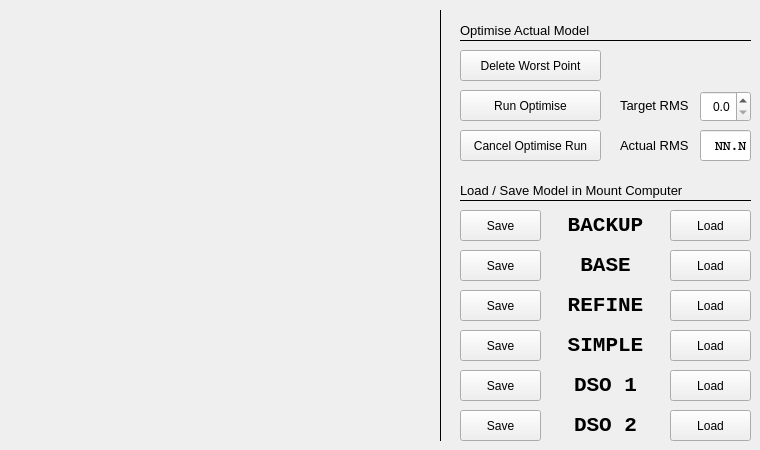
   <widget class="QWidget" name="tab_8">
    <attribute name="title">
     <string>Manage Model</string>
    </attribute>
    <widget class="QLabel" name="label_37">
     <property name="geometry">
      <rect>
       <x>620</x>
       <y>90</y>
       <width>71</width>
       <height>31</height>
      </rect>
     </property>
     <property name="font">
      <font>
       <pointsize>10</pointsize>
      </font>
     </property>
     <property name="text">
      <string>Target RMS</string>
     </property>
    </widget>
    <widget class="QPushButton" name="btn_runTargetRMSAlignment">
     <property name="geometry">
      <rect>
       <x>460</x>
       <y>90</y>
       <width>141</width>
       <height>31</height>
      </rect>
     </property>
     <property name="toolTip">
      <string>Deletes worst point of actual model until error is below target RMS</string>
     </property>
     <property name="text">
      <string>Run Optimise</string>
     </property>
    </widget>
    <widget class="QDoubleSpinBox" name="targetRMS">
     <property name="geometry">
      <rect>
       <x>700</x>
       <y>91</y>
       <width>51</width>
       <height>31</height>
      </rect>
     </property>
     <property name="alignment">
      <set>Qt::AlignRight|Qt::AlignTrailing|Qt::AlignVCenter</set>
     </property>
     <property name="decimals">
      <number>1</number>
     </property>
     <property name="maximum">
      <double>30.000000000000000</double>
     </property>
     <property name="singleStep">
      <double>0.100000000000000</double>
     </property>
    </widget>
    <widget class="QPushButton" name="btn_saveBackupModel">
     <property name="geometry">
      <rect>
       <x>460</x>
       <y>210</y>
       <width>81</width>
       <height>31</height>
      </rect>
     </property>
     <property name="toolTip">
      <string>Saves actual model und name &quot;BACKUP&quot; in mount</string>
     </property>
     <property name="text">
      <string>Save</string>
     </property>
    </widget>
    <widget class="QPushButton" name="btn_loadBackupModel">
     <property name="geometry">
      <rect>
       <x>670</x>
       <y>210</y>
       <width>81</width>
       <height>31</height>
      </rect>
     </property>
     <property name="toolTip">
      <string>Restores the actual model from stored model with name &quot;BACKUP&quot;</string>
     </property>
     <property name="text">
      <string>Load</string>
     </property>
    </widget>
    <widget class="Line" name="line_18">
     <property name="geometry">
      <rect>
       <x>460</x>
       <y>190</y>
       <width>291</width>
       <height>21</height>
      </rect>
     </property>
     <property name="frameShadow">
      <enum>QFrame::Plain</enum>
     </property>
     <property name="orientation">
      <enum>Qt::Horizontal</enum>
     </property>
    </widget>
    <widget class="QPushButton" name="btn_loadSimpleModel">
     <property name="geometry">
      <rect>
       <x>670</x>
       <y>330</y>
       <width>81</width>
       <height>31</height>
      </rect>
     </property>
     <property name="toolTip">
      <string>Restores the actual model from stored model with name &quot;SIMPLE&quot;</string>
     </property>
     <property name="text">
      <string>Load</string>
     </property>
    </widget>
    <widget class="QPushButton" name="btn_saveSimpleModel">
     <property name="geometry">
      <rect>
       <x>460</x>
       <y>330</y>
       <width>81</width>
       <height>31</height>
      </rect>
     </property>
     <property name="toolTip">
      <string>Saves actual model und name &quot;SIMPLE&quot; in mount</string>
     </property>
     <property name="text">
      <string>Save</string>
     </property>
    </widget>
    <widget class="QPushButton" name="btn_deleteWorstPoint">
     <property name="geometry">
      <rect>
       <x>460</x>
       <y>50</y>
       <width>141</width>
       <height>31</height>
      </rect>
     </property>
     <property name="toolTip">
      <string>&lt;html&gt;&lt;head/&gt;&lt;body&gt;&lt;p&gt;Deletes worst point of actual model.&lt;/p&gt;&lt;/body&gt;&lt;/html&gt;</string>
     </property>
     <property name="text">
      <string>Delete Worst Point</string>
     </property>
    </widget>
    <widget class="Line" name="line_44">
     <property name="geometry">
      <rect>
       <x>460</x>
       <y>30</y>
       <width>291</width>
       <height>21</height>
      </rect>
     </property>
     <property name="frameShadow">
      <enum>QFrame::Plain</enum>
     </property>
     <property name="orientation">
      <enum>Qt::Horizontal</enum>
     </property>
    </widget>
    <widget class="QLabel" name="label_124">
     <property name="geometry">
      <rect>
       <x>460</x>
       <y>20</y>
       <width>161</width>
       <height>21</height>
      </rect>
     </property>
     <property name="font">
      <font>
       <pointsize>10</pointsize>
      </font>
     </property>
     <property name="text">
      <string>Optimise Actual Model</string>
     </property>
    </widget>
    <widget class="QLabel" name="label_125">
     <property name="geometry">
      <rect>
       <x>460</x>
       <y>180</y>
       <width>241</width>
       <height>21</height>
      </rect>
     </property>
     <property name="font">
      <font>
       <pointsize>10</pointsize>
      </font>
     </property>
     <property name="text">
      <string>Load / Save Model in Mount Computer</string>
     </property>
    </widget>
    <widget class="QPushButton" name="btn_loadBaseModel">
     <property name="geometry">
      <rect>
       <x>670</x>
       <y>250</y>
       <width>81</width>
       <height>31</height>
      </rect>
     </property>
     <property name="toolTip">
      <string>Restores the actual model from stored model with name &quot;SIMPLE&quot;</string>
     </property>
     <property name="text">
      <string>Load</string>
     </property>
    </widget>
    <widget class="QPushButton" name="btn_saveBaseModel">
     <property name="geometry">
      <rect>
       <x>460</x>
       <y>250</y>
       <width>81</width>
       <height>31</height>
      </rect>
     </property>
     <property name="toolTip">
      <string>Saves actual model und name &quot;SIMPLE&quot; in mount</string>
     </property>
     <property name="text">
      <string>Save</string>
     </property>
    </widget>
    <widget class="QLabel" name="label_126">
     <property name="geometry">
      <rect>
       <x>550</x>
       <y>210</y>
       <width>111</width>
       <height>31</height>
      </rect>
     </property>
     <property name="font">
      <font>
       <family>Courier New</family>
       <pointsize>16</pointsize>
       <weight>75</weight>
       <bold>true</bold>
      </font>
     </property>
     <property name="text">
      <string>BACKUP</string>
     </property>
     <property name="alignment">
      <set>Qt::AlignCenter</set>
     </property>
    </widget>
    <widget class="QLabel" name="label_127">
     <property name="geometry">
      <rect>
       <x>550</x>
       <y>250</y>
       <width>111</width>
       <height>31</height>
      </rect>
     </property>
     <property name="font">
      <font>
       <family>Courier New</family>
       <pointsize>16</pointsize>
       <weight>75</weight>
       <bold>true</bold>
      </font>
     </property>
     <property name="text">
      <string>BASE</string>
     </property>
     <property name="alignment">
      <set>Qt::AlignCenter</set>
     </property>
    </widget>
    <widget class="QLabel" name="label_128">
     <property name="geometry">
      <rect>
       <x>550</x>
       <y>330</y>
       <width>111</width>
       <height>31</height>
      </rect>
     </property>
     <property name="font">
      <font>
       <family>Courier New</family>
       <pointsize>16</pointsize>
       <weight>75</weight>
       <bold>true</bold>
      </font>
     </property>
     <property name="text">
      <string>SIMPLE</string>
     </property>
     <property name="alignment">
      <set>Qt::AlignCenter</set>
     </property>
    </widget>
    <widget class="QPushButton" name="btn_saveDSO1Model">
     <property name="geometry">
      <rect>
       <x>460</x>
       <y>370</y>
       <width>81</width>
       <height>31</height>
      </rect>
     </property>
     <property name="toolTip">
      <string>Saves actual model und name &quot;SIMPLE&quot; in mount</string>
     </property>
     <property name="text">
      <string>Save</string>
     </property>
    </widget>
    <widget class="QPushButton" name="btn_loadDSO1Model">
     <property name="geometry">
      <rect>
       <x>670</x>
       <y>370</y>
       <width>81</width>
       <height>31</height>
      </rect>
     </property>
     <property name="toolTip">
      <string>Restores the actual model from stored model with name &quot;SIMPLE&quot;</string>
     </property>
     <property name="text">
      <string>Load</string>
     </property>
    </widget>
    <widget class="QPushButton" name="btn_saveDSO2Model">
     <property name="geometry">
      <rect>
       <x>460</x>
       <y>410</y>
       <width>81</width>
       <height>31</height>
      </rect>
     </property>
     <property name="toolTip">
      <string>Saves actual model und name &quot;SIMPLE&quot; in mount</string>
     </property>
     <property name="text">
      <string>Save</string>
     </property>
    </widget>
    <widget class="QPushButton" name="btn_loadDSO2Model">
     <property name="geometry">
      <rect>
       <x>670</x>
       <y>410</y>
       <width>81</width>
       <height>31</height>
      </rect>
     </property>
     <property name="toolTip">
      <string>Restores the actual model from stored model with name &quot;SIMPLE&quot;</string>
     </property>
     <property name="text">
      <string>Load</string>
     </property>
    </widget>
    <widget class="QLabel" name="label_129">
     <property name="geometry">
      <rect>
       <x>550</x>
       <y>370</y>
       <width>111</width>
       <height>31</height>
      </rect>
     </property>
     <property name="font">
      <font>
       <family>Courier New</family>
       <pointsize>16</pointsize>
       <weight>75</weight>
       <bold>true</bold>
      </font>
     </property>
     <property name="text">
      <string>DSO 1</string>
     </property>
     <property name="alignment">
      <set>Qt::AlignCenter</set>
     </property>
    </widget>
    <widget class="QLabel" name="label_130">
     <property name="geometry">
      <rect>
       <x>550</x>
       <y>410</y>
       <width>111</width>
       <height>31</height>
      </rect>
     </property>
     <property name="font">
      <font>
       <family>Courier New</family>
       <pointsize>16</pointsize>
       <weight>75</weight>
       <bold>true</bold>
      </font>
     </property>
     <property name="text">
      <string>DSO 2</string>
     </property>
     <property name="alignment">
      <set>Qt::AlignCenter</set>
     </property>
    </widget>
    <widget class="QPushButton" name="btn_saveRefinementModel">
     <property name="geometry">
      <rect>
       <x>460</x>
       <y>290</y>
       <width>81</width>
       <height>31</height>
      </rect>
     </property>
     <property name="toolTip">
      <string>Saves actual model und name &quot;SIMPLE&quot; in mount</string>
     </property>
     <property name="text">
      <string>Save</string>
     </property>
    </widget>
    <widget class="QLabel" name="label_133">
     <property name="geometry">
      <rect>
       <x>550</x>
       <y>290</y>
       <width>111</width>
       <height>31</height>
      </rect>
     </property>
     <property name="font">
      <font>
       <family>Courier New</family>
       <pointsize>16</pointsize>
       <weight>75</weight>
       <bold>true</bold>
      </font>
     </property>
     <property name="text">
      <string>REFINE</string>
     </property>
     <property name="alignment">
      <set>Qt::AlignCenter</set>
     </property>
    </widget>
    <widget class="QPushButton" name="btn_loadRefinementModel">
     <property name="geometry">
      <rect>
       <x>670</x>
       <y>290</y>
       <width>81</width>
       <height>31</height>
      </rect>
     </property>
     <property name="toolTip">
      <string>Restores the actual model from stored model with name &quot;SIMPLE&quot;</string>
     </property>
     <property name="text">
      <string>Load</string>
     </property>
    </widget>
    <widget class="Line" name="line_46">
     <property name="geometry">
      <rect>
       <x>430</x>
       <y>10</y>
       <width>21</width>
       <height>431</height>
      </rect>
     </property>
     <property name="frameShadow">
      <enum>QFrame::Plain</enum>
     </property>
     <property name="orientation">
      <enum>Qt::Vertical</enum>
     </property>
    </widget>
    <widget class="QWidget" name="model" native="true">
     <property name="enabled">
      <bool>true</bool>
     </property>
     <property name="geometry">
      <rect>
       <x>10</x>
       <y>10</y>
       <width>411</width>
       <height>431</height>
      </rect>
     </property>
     <property name="autoFillBackground">
      <bool>true</bool>
     </property>
    </widget>
    <widget class="QPushButton" name="btn_cancelRunTargetRMSAlignment">
     <property name="geometry">
      <rect>
       <x>460</x>
       <y>130</y>
       <width>141</width>
       <height>31</height>
      </rect>
     </property>
     <property name="toolTip">
      <string>Deletes worst point of actual model until error is below target RMS</string>
     </property>
     <property name="text">
      <string>Cancel Optimise Run</string>
     </property>
    </widget>
    <widget class="QLineEdit" name="le_alignErrorRMS2">
     <property name="geometry">
      <rect>
       <x>700</x>
       <y>130</y>
       <width>51</width>
       <height>31</height>
      </rect>
     </property>
     <property name="font">
      <font>
       <family>Courier</family>
       <pointsize>10</pointsize>
       <weight>75</weight>
       <bold>true</bold>
      </font>
     </property>
     <property name="mouseTracking">
      <bool>false</bool>
     </property>
     <property name="focusPolicy">
      <enum>Qt::NoFocus</enum>
     </property>
     <property name="acceptDrops">
      <bool>false</bool>
     </property>
     <property name="toolTip">
      <string>&lt;html&gt;&lt;head/&gt;&lt;body&gt;&lt;p&gt;Actual RMS Error in arc sec&lt;/p&gt;&lt;p&gt;&lt;br/&gt;&lt;/p&gt;&lt;/body&gt;&lt;/html&gt;</string>
     </property>
     <property name="layoutDirection">
      <enum>Qt::RightToLeft</enum>
     </property>
     <property name="text">
      <string>NN.N</string>
     </property>
     <property name="alignment">
      <set>Qt::AlignRight|Qt::AlignTrailing|Qt::AlignVCenter</set>
     </property>
     <property name="readOnly">
      <bool>true</bool>
     </property>
    </widget>
    <widget class="QLabel" name="label_75">
     <property name="geometry">
      <rect>
       <x>620</x>
       <y>130</y>
       <width>71</width>
       <height>31</height>
      </rect>
     </property>
     <property name="font">
      <font>
       <pointsize>10</pointsize>
      </font>
     </property>
     <property name="text">
      <string>Actual RMS</string>
     </property>
    </widget>
   </widget>
